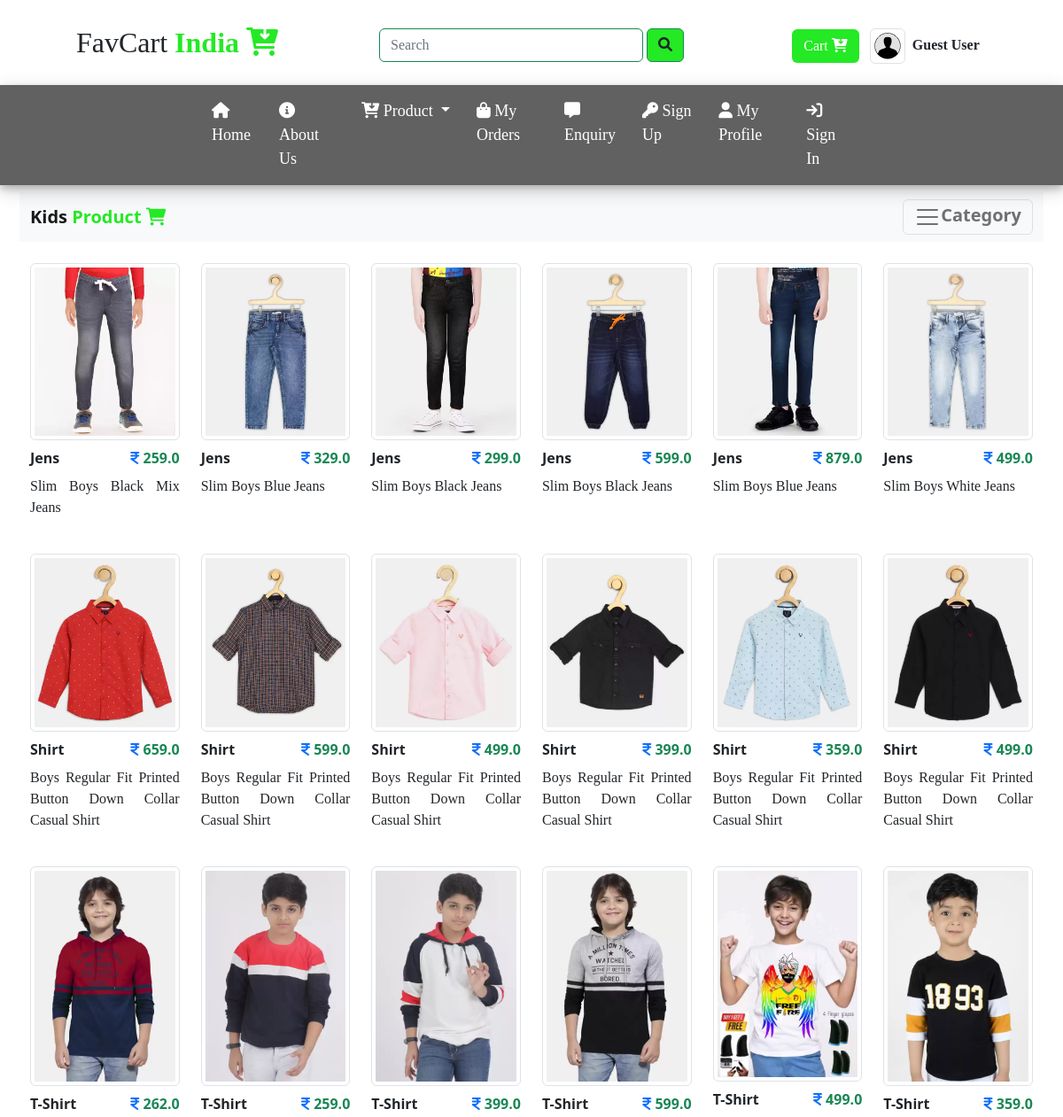
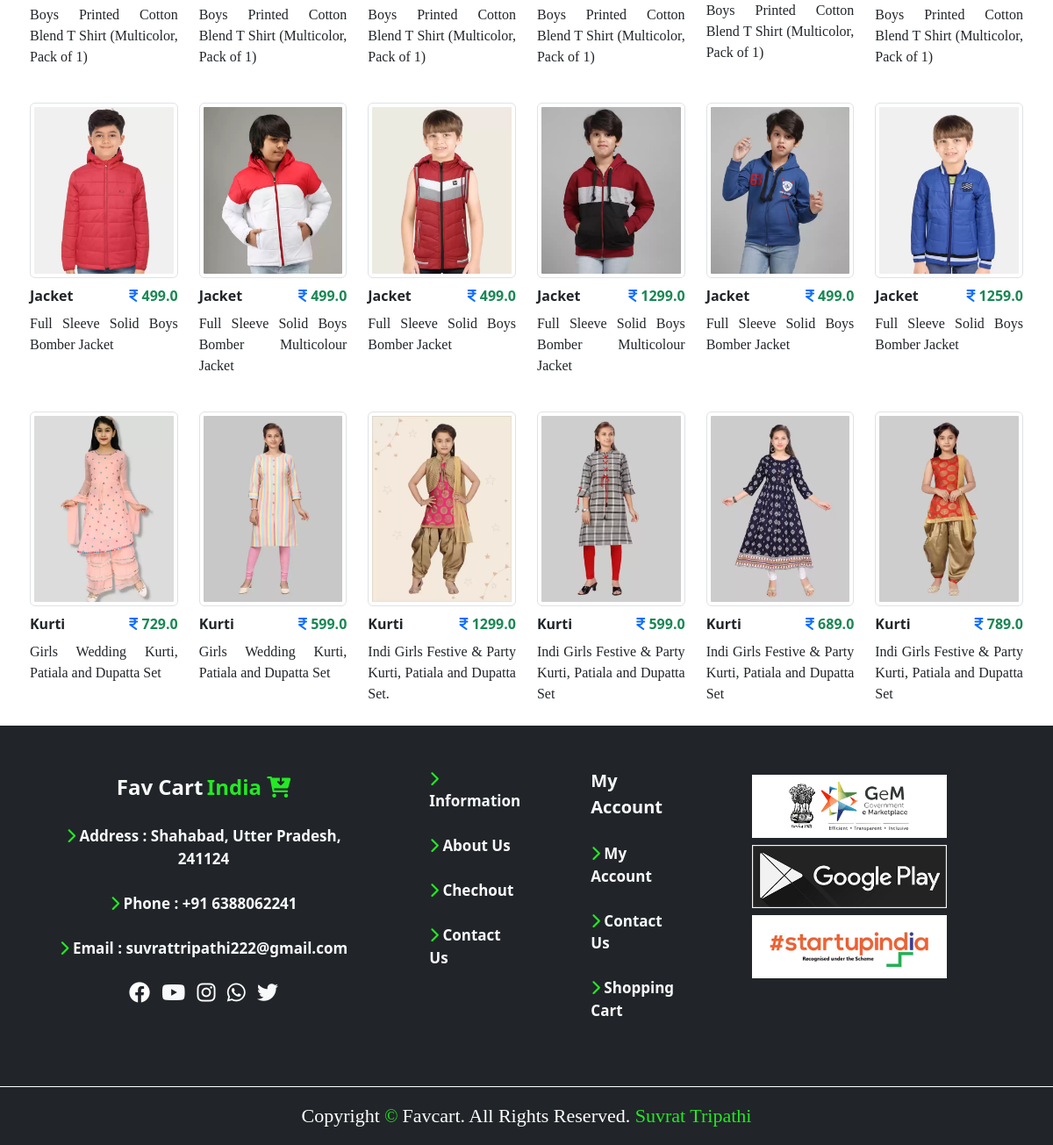
/user/kids/, run on the app's committed database (2 pictures, top to bottom).
### user/models.py (models this page shows)
class myproduct(models.Model):
    pprice = models.FloatField()
    dprice = models.FloatField()
    psize = models.CharField(max_length=20)
    pcolor = models.CharField(max_length=20)
    pdes = models.TextField()
    pdel = models.CharField(max_length=60)
    ppic = models.ImageField(upload_to='static/product/', default="")
    pdate = models.DateField()
    pcategory = models.ForeignKey(category, on_delete=models.CASCADE, null=True)
    mcategory = models.ForeignKey(maincate, on_delete=models.CASCADE, null=True)

class category(models.Model):
    Name = models.CharField(max_length=40)
    CPic = models.ImageField(upload_to='static/category/', null=True)
    def __str__(self):
        return self.Name

### user/views.py (the view)
# urls.py: path('kids/', views.kids),
def kids(request):
    user = request.session.get('userid')
    ct = ""
    if user:
        ct = mcart.objects.all().filter(userid=user).count()
    cid = request.GET.get('abc')
    cat = category.objects.all().order_by('-id')
    data = myproduct.objects.all().filter(mcategory=3)
    if cid is not None:
        data = myproduct.objects.all().order_by('-id').filter(mcategory=3, pcategory=cid)
    mydict = {"cats": cat, "prodata": data, "cart":ct}
    return render(request, 'user/kids.html',mydict)

### templates/user/kids.html (shortened to what this page needs)
{% extends 'base.html' %}
{% load static %}
{% block content %}
<div class="container">
<div class="row">
    <div class="col-sm-12 px-1">
        <div class="row rounded mt-2">
<nav class="navbar bg-light">
  <div class="container-fluid">
    <a class="navbar-brand" href="#"><b>Kids </b>
                <b class="text-ocolor">Product <i class="fa-solid fa-cart-shopping"></i></b></a>
    <button class="navbar-toggler" type="button" data-bs-toggle="offcanvas" data-bs-target="#offcanvasNavbar" aria-controls="offcanvasNavbar">
      <span class="navbar-toggler-icon"></span><b>Category</B>
    </button>
  </div>
</nav>
        {% for a in prodata %}
    <div class="col col-lg-2 col-md-3 pt-4">
        <a href="/user/viewproduct?msg={{a.id}}" style="text-decoration: none;">
        <center>
            <img src="/{{a.ppic}}" class="img-thumbnail" style="max-height: 400px; min-width: 120px;"/>
        </center>
            <div class="pt-2">
                <b class="text-dark">{{a.pcategory}}</b>
                <b class="text-success ps-2 float-end"><i class="fa-solid fa-indian-rupee-sign text-primary"></i> {{a.dprice}}</b><br>
                <p class="text-dark pt-2" style="text-align: justify; font-family: 'Times New Roman', Times, serif;">{{a.pdes}}</p>
                </div>
                </a>
    </div>
    {% endfor %}
            </div>
    </div>
</div>
</div>
{% endblock %}

### data on the page
myproduct: ppic (picture), pcategory "Jens", dprice "259.0", pdes "Slim Boys Black Mix Jeans"
myproduct: ppic (picture), pcategory "Jens", dprice "329.0", pdes "Slim Boys Blue Jeans"
myproduct: ppic (picture), pcategory "Jens", dprice "299.0", pdes "Slim Boys Black Jeans"
myproduct: ppic (picture), pcategory "Jens", dprice "599.0", pdes "Slim Boys Black Jeans"
myproduct: ppic (picture), pcategory "Jens", dprice "879.0", pdes "Slim Boys Blue Jeans"
myproduct: ppic (picture), pcategory "Jens", dprice "499.0", pdes "Slim Boys White Jeans"
myproduct: ppic (picture), pcategory "Shirt", dprice "659.0", pdes "Boys Regular Fit Printed Button Down Collar Casual Shirt"
myproduct: ppic (picture), pcategory "Shirt", dprice "599.0", pdes "Boys Regular Fit Printed Button Down Collar Casual Shirt"
myproduct: ppic (picture), pcategory "Shirt", dprice "499.0", pdes "Boys Regular Fit Printed Button Down Collar Casual Shirt"
myproduct: ppic (picture), pcategory "Shirt", dprice "399.0", pdes "Boys Regular Fit Printed Button Down Collar Casual Shirt"
myproduct: ppic (picture), pcategory "Shirt", dprice "359.0", pdes "Boys Regular Fit Printed Button Down Collar Casual Shirt"
myproduct: ppic (picture), pcategory "Shirt", dprice "499.0", pdes "Boys Regular Fit Printed Button Down Collar Casual Shirt"
myproduct: ppic (picture), pcategory "T-Shirt", dprice "262.0", pdes "Boys Printed Cotton Blend T Shirt (Multicolor, Pack of 1)"
myproduct: ppic (picture), pcategory "T-Shirt", dprice "259.0", pdes "Boys Printed Cotton Blend T Shirt (Multicolor, Pack of 1)"
myproduct: ppic (picture), pcategory "T-Shirt", dprice "399.0", pdes "Boys Printed Cotton Blend T Shirt (Multicolor, Pack of 1)"
myproduct: ppic (picture), pcategory "T-Shirt", dprice "599.0", pdes "Boys Printed Cotton Blend T Shirt (Multicolor, Pack of 1)"
myproduct: ppic (picture), pcategory "T-Shirt", dprice "499.0", pdes "Boys Printed Cotton Blend T Shirt (Multicolor, Pack of 1)"
myproduct: ppic (picture), pcategory "T-Shirt", dprice "359.0", pdes "Boys Printed Cotton Blend T Shirt (Multicolor, Pack of 1)"
myproduct: ppic (picture), pcategory "Jacket", dprice "499.0", pdes "Full Sleeve Solid Boys Bomber Jacket"
myproduct: ppic (picture), pcategory "Jacket", dprice "499.0", pdes "Full Sleeve Solid Boys Bomber Multicolour Jacket"
myproduct: ppic (picture), pcategory "Jacket", dprice "499.0", pdes "Full Sleeve Solid Boys Bomber Jacket"
myproduct: ppic (picture), pcategory "Jacket", dprice "1299.0", pdes "Full Sleeve Solid Boys Bomber Multicolour Jacket"
myproduct: ppic (picture), pcategory "Jacket", dprice "499.0", pdes "Full Sleeve Solid Boys Bomber Jacket"
myproduct: ppic (picture), pcategory "Jacket", dprice "1259.0", pdes "Full Sleeve Solid Boys Bomber Jacket"
myproduct: ppic (picture), pcategory "Kurti", dprice "729.0", pdes "Girls Wedding Kurti, Patiala and Dupatta Set"
myproduct: ppic (picture), pcategory "Kurti", dprice "599.0", pdes "Girls Wedding Kurti, Patiala and Dupatta Set"
myproduct: ppic (picture), pcategory "Kurti", dprice "1299.0", pdes "Indi Girls Festive & Party Kurti, Patiala and Dupatta Set."
myproduct: ppic (picture), pcategory "Kurti", dprice "599.0", pdes "Indi Girls Festive & Party Kurti, Patiala and Dupatta Set"
myproduct: ppic (picture), pcategory "Kurti", dprice "689.0", pdes "Indi Girls Festive & Party Kurti, Patiala and Dupatta Set"
myproduct: ppic (picture), pcategory "Kurti", dprice "789.0", pdes "Indi Girls Festive & Party Kurti, Patiala and Dupatta Set"
